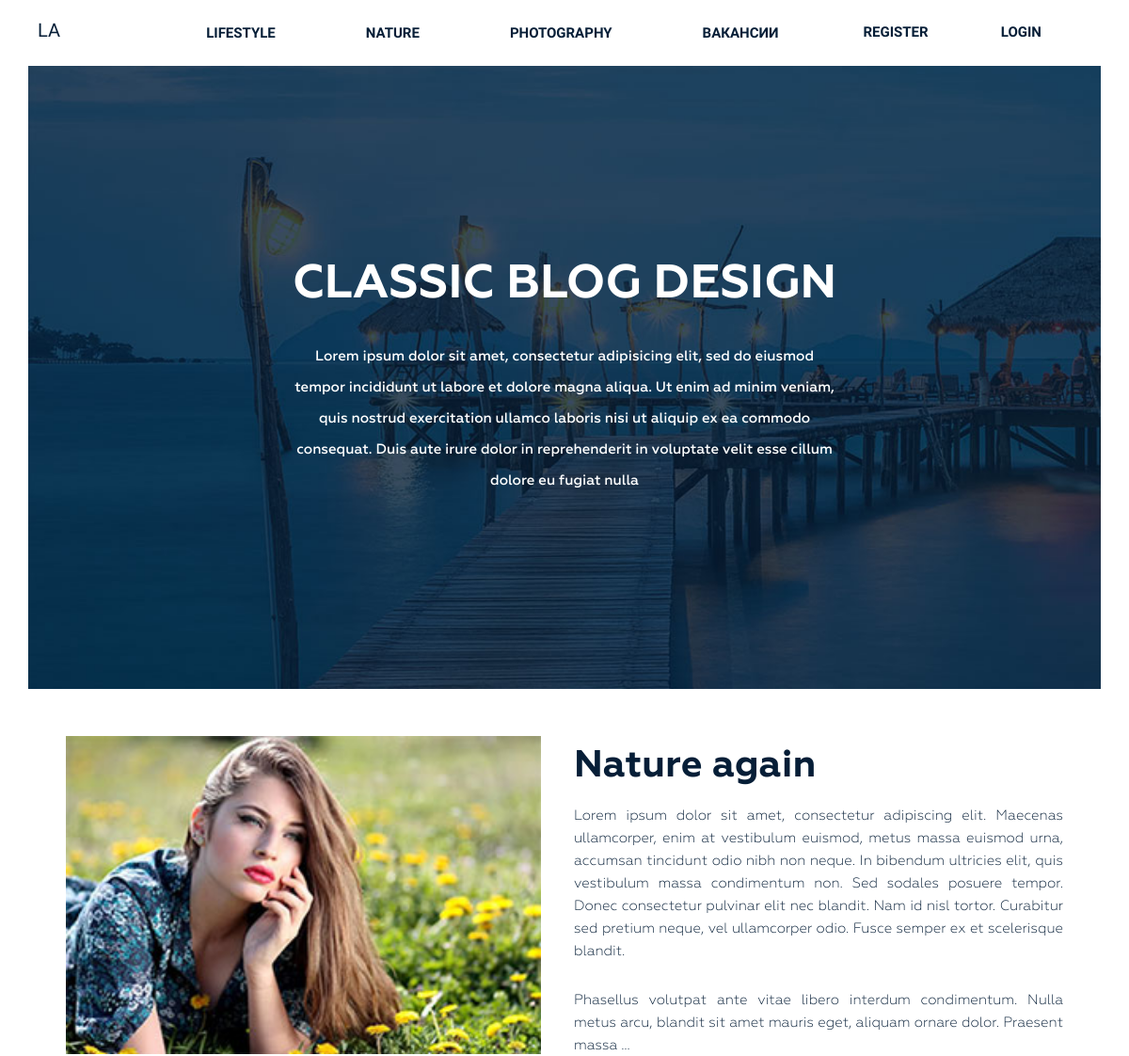
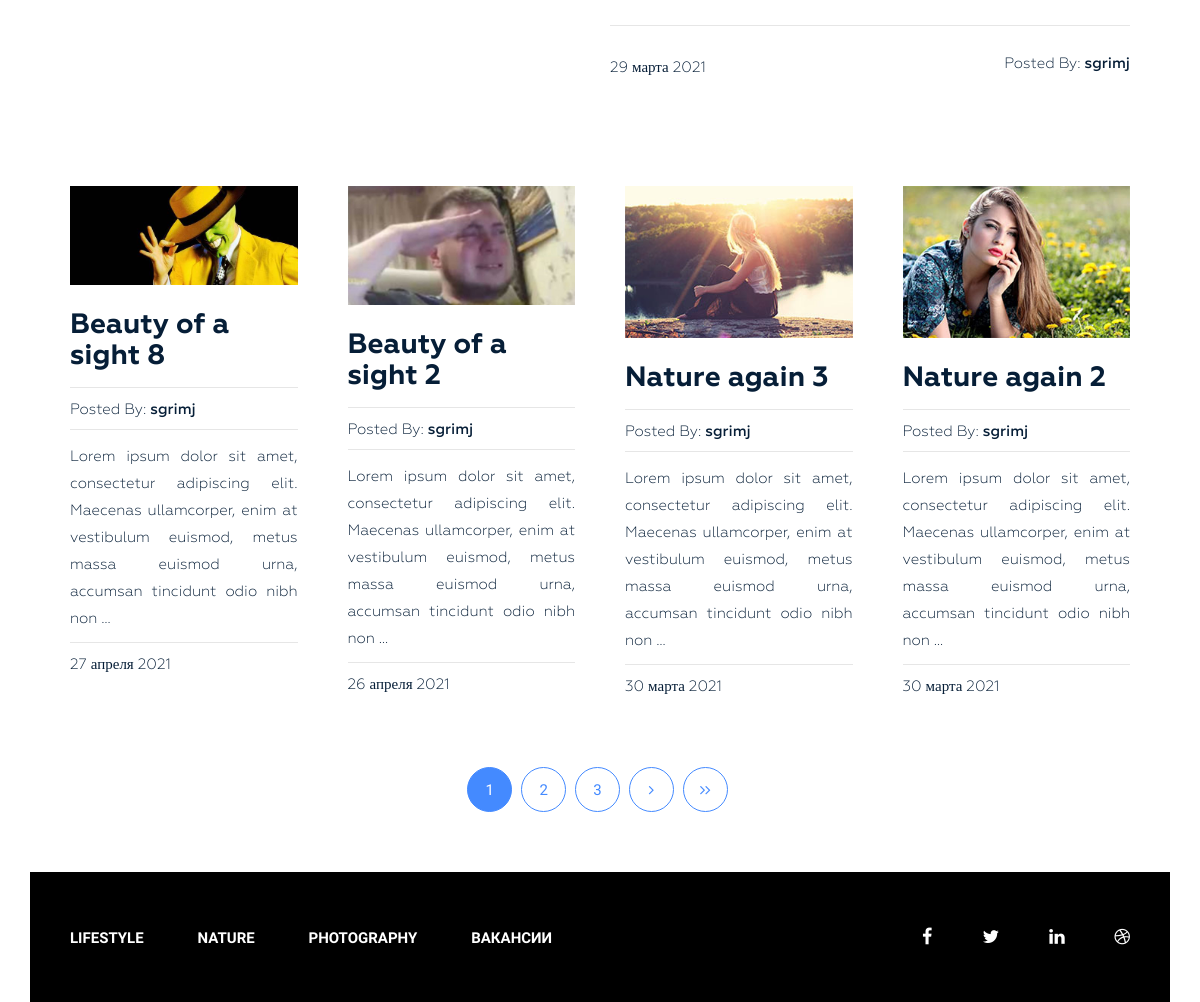
The page / on the database its author committed (2 pictures, top to bottom).
### blog/models.py (models this page shows, shortened)
class Category(models.Model):
    title = models.CharField(max_length=255, verbose_name="Category", )
    slug = models.SlugField(max_length=255, verbose_name="Url", unique=True)
    def get_absolute_url(self):  # для ссылок
        return reverse_lazy("category", kwargs={"slug": self.slug, })
    class Meta:
        verbose_name = "Category"
        verbose_name_plural = "Categories"
        ordering = ["title"]

class Post(models.Model):
    title = models.CharField(max_length=255, verbose_name="Title", )
    slug = models.SlugField(max_length=255, verbose_name="Url", unique=True)
    author = models.ForeignKey(User, verbose_name="Author", on_delete=models.PROTECT, null=True, blank=True)
    content = models.TextField(verbose_name="Content", blank=True, )
    created_at = models.DateTimeField(auto_now_add=True, verbose_name="Creation date", )
    photo = models.ImageField(upload_to="photos/%Y/%m/%d/", blank=True, verbose_name="Photo", )
    views = models.IntegerField(default=0, verbose_name="Views", )
    category = models.ForeignKey(Category, on_delete=models.PROTECT, related_name="posts", verbose_name="Category", )
    tags = models.ManyToManyField(Tag, blank=True, related_name="posts", verbose_name="Tag", )
    is_main = models.BooleanField(default=False, verbose_name="On main?")
    def get_absolute_url(self):  # для ссылок
        return reverse_lazy("post", kwargs={"slug": self.slug, })
    class Meta:
        verbose_name = "Post"
        verbose_name_plural = "Posts"
        ordering = ["-created_at"]

### blog/views.py (the view)
# urls.py: path('', Home.as_view(), name="home"),
class Home(ListView):
    model = Post
    template_name = "blog/index.html"
    context_object_name = "posts"
    paginate_by = 4
    def get_context_data(self, *, object_list=None, **kwargs):
        context = super(Home, self).get_context_data(**kwargs)
        context["title"] = "Blog Design"
        context["main"] = Post.objects.get(is_main=True)
        return context

### blog/templatetags/menu.py (called while the page is built)
@register.inclusion_tag("blog/menu_tpl.html")
def show_menu(menu_class='menu', ul_class=""):
    categories = Category.objects.all()            # обращаемся в кэш, если там нет ничего то заполняем на 500сек
    return {"categories": categories, "menu_class": menu_class, "ul_class": ul_class }

### blog/templates/blog/index.html (shortened to what this page needs)
{% extends "base.html" %}
{% load static %}
{% block content %}
<section class="bg-text-area">
    <div class="container">
        <div class="row">
            <div class="col-md-12">
                <div class="bg-text">
                    <h3>Classic BLOG Design</h3>
                    <p>Lorem ipsum dolor sit amet, consectetur adipisicing elit, sed do eiusmod tempor incididunt ut
                        labore et dolore magna aliqua. Ut enim ad minim veniam, quis nostrud exercitation ullamco
                        laboris nisi ut aliquip ex ea commodo consequat. Duis aute irure dolor in reprehenderit in
                        voluptate velit esse cillum dolore eu fugiat nulla </p>
                </div>
            </div>
        </div>
    </div>
</section>
<section class="blog-post-area">
    <div class="container">
        <div class="row">
            <div class="blog-post-area-style">
                <div class="col-md-12">
                    <div class="single-post-big">
                        <div class="big-image">
                            {% if main.photo %}
                        <img src="{{ main.photo.url }}" alt="{{main.title}}">
                        {% else %}
                        <img src="https://picsum.photos/id/443/300/201?grayscale" alt="{{main.title}}">
                        {% endif %}
                        </div>
                        <div class="big-text">
                            <h3><a href="{{ main.get_absolute_url }}">{{main.title}}</a></h3>
                            {{main.content | truncatewords_html:80 | safe}}
                            <h4><span class="date">{{ main.created_at | date:"j E Y" }}</span><span class="author">Posted By: <span
                                    class="author-name">{{main.author}}</span></span>
                            </h4>
                        </div>
                    </div>
                </div>
                {% for p in posts %}
                <div class="col-md-3">
                    <div class="single-post">
                        {% if p.photo %}
                        <img src="{{ p.photo.url }}" alt="{{p.title}}">
                        {% else %}
                        <img src="https://picsum.photos/id/443/300/201?grayscale" alt="{{p.title}}">
                        {% endif %}
                        <h3><a href="{{ p.get_absolute_url }}">{{p.title}}</a></h3>
                        <h4><span>Posted By: <span class="author-name">{{p.author}}</span></span>
                        </h4>
                        {{p.content | truncatewords_html:23 | safe }}
                        <h4><span>{{ p.created_at | date:"j E Y" }}</span></h4>
                    </div>
                </div>
                {% endfor %}
            </div>
        </div>
    </div>
    {%include "inc/_pagination.html"%}
</section>
{% endblock %}

### templates/base.html (shortened to what this page needs)
{% load static %}
{% load cache %}
<!DOCTYPE html>
<html lang="en">
<head>
    <link rel="stylesheet" href="{% static 'css/bootstrap.css' %}">
    <link rel="stylesheet" href="{% static 'css/font-awesome.min.css' %}">
    <link rel="stylesheet" href="{% static 'css/owl.carousel.min.css' %}">
    <link rel="stylesheet" href="{% static 'css/owl.theme.default.min.css' %}">
    <link rel="stylesheet" href="{% static 'style.css' %}">
    <link rel="stylesheet" href="{% static 'responsive.css' %}">
</head>
<body>
<div class="wrapper">
    {%include "inc/_header.html"%}
    {% block content %} {% endblock %}
    {% cache 60 footer %}
    {%include "inc/_footer.html"%}
    {% endcache %}
</div>
</body>
</html>

### templates/inc/_header.html
{% load menu %}
<header class="header">
    <div class="container">
        <div class="row d-flex">
            <div class="col-md-1 header-order-1">
                <div class="logo">
                    <h2><a href="{% url 'home' %}" style="font-family:'Rye';font-weight: 400;">LA</a></h2>
                </div>
            </div>
            <div class="col-md-8 header-order-2">
                {% show_menu "menu" "d-flex" %}
            </div>
            <div class="col-md-3 header-order-3">
                <div class="logo">
                    <div class="row d-flex">
                        {%if request.user.is_authenticated %}
                        <div>
                            <h2>
                                <a href="{% url 'profile' user.profile.slug %}" class="welcome">{{user.username}}</a>
                            </h2>
                        </div>
                        <div>
                            <h2><a href="{% url 'logout' %}" class="welcome">Logout</a></h2>
                        </div>
                        {%else%}
                        <div class="col-md-6">
                            <h2><a href="{% url 'register' %}" class="register">Register</a></h2>
                        </div>
                        <div class="col-md-6">
                            <h2 ><a href="{% url 'login' %}" class="register">Login</a></h2>
                        </div>
                        {%endif%}
                    </div>
                </div>
            </div>
        </div>
    </div>
</header>

### blog/templates/blog/menu_tpl.html
<div class="{{menu_class}}">
    <ul class="{{ul_class}}">
        {% for i in categories %}
        <li><a href="{{ i.get_absolute_url }}">{{ i.title }}</a></li>
        {% endfor %}
        <li><a href="{% url 'vacancy-home' %}">Вакансии</a></li>
    </ul>
</div>

### templates/inc/_pagination.html (shortened to what this page needs)
{% if page_obj.has_other_pages %}
{% if s %}
<div class="pegination">
    <div class="nav-links">
        {% if page_obj.has_previous %}
        <a class="page-numbers" href="?{{ s }}page={{ page_obj.previous_page_number }}" tabindex="-1"
           aria-disabled="true"><i class="fa fa-angle-left" aria-hidden="true"></i></a>
        {% endif %}
        {% for p in page_obj.paginator.page_range%}
        {% if page_obj.number == p %}
        <a class="page-numbers current" href="?{{ s }}page={{p}}">{{p}}</a>
        {% elif p > page_obj.number|add:-3 and p < page_obj.number|add:3 %}
        <a class="page-numbers" href="?{{ s }}page={{p}}">{{p}}</a>
        {% endif %}
        {% endfor %}
        {% if page_obj.has_next %}
        <a class="page-numbers" href="?{{ s }}page={{ page_obj.next_page_number }}" tabindex="-1"
           aria-disabled="true"><i class="fa fa-angle-right" aria-hidden="true"></i></a>
        <a class="page-numbers" href="?{{ s }}page={{ page_obj.paginator.num_pages }}"><i class="fa fa-angle-right"
                                                                                          aria-hidden="true"></i><i
                class="fa fa-angle-right" aria-hidden="true"></i></a>
        {% endif %}
    </div>
</div>
{%else%}
<div class="pegination">
    <div class="nav-links">
        {% for p in page_obj.paginator.page_range%}
        {% if page_obj.number == p %}
        <a class="page-numbers current" href="?page={{p}}">{{p}}</a>
        {% elif p > page_obj.number|add:-3 and p < page_obj.number|add:3 %}
        <a class="page-numbers" href="?page={{p}}">{{p}}</a>
        {% endif %}
        {% endfor %}
        {% if page_obj.has_next %}
        <a class="page-numbers" href="?page={{ page_obj.next_page_number }}" tabindex="-1"
           aria-disabled="true"><i class="fa fa-angle-right" aria-hidden="true"></i></a>
        <a class="page-numbers" href="?page={{ page_obj.paginator.num_pages }}"><i class="fa fa-angle-right"
                                                                                   aria-hidden="true"></i><i
                class="fa fa-angle-right" aria-hidden="true"></i></a>
        {% endif %}
    </div>
</div>
{%endif%}
{% else %}
<div class="col-md-12" style="height:25px;clear:both;"></div>
{% endif %}

### templates/inc/_footer.html
{% load menu %}
<footer class="footer">
    <div class="container">
        <div class="row">
            <div class="col-md-12">
                <div class="footer-bg">
                    <div class="row">
                        <div class="col-md-9">
                            {% show_menu "footer-menu" "" %}
                        </div>
                        <div class="col-md-3">
                            <div class="footer-icon">
                                <p><a href="#"><i class="fa fa-facebook" aria-hidden="true"></i></a><a href="#"><i
                                        class="fa fa-twitter" aria-hidden="true"></i></a><a href="https://www.instagram.com/oksi_lashes/"><i
                                        class="fa fa-linkedin" aria-hidden="true"></i></a><a href="/"><i
                                        class="fa fa-dribbble" aria-hidden="true"></i></a></p>
                            </div>
                        </div>
                    </div>
                </div>
            </div>
        </div>
    </div>
</footer>

### siteblog/static/responsive.css (style rules this page uses)
@media (min-width: 1200px) and (max-width: 1439px) { .d-flex { flex-wrap:nowrap; } }

### rows shown on the page
Category: title "LIFESTYLE"
Category: title "NATURE"
Category: title "PHOTOGRAPHY"
Post: photo (picture), title "Nature again", content "Lorem ipsum dolor sit amet, consectetur adipiscing elit. Maecenas ullamcorper, enim at vestibulum euismod, metus massa euismod urna, accumsan tincidunt odio nibh non neque. In bibendum ultricies elit, quis vestibulum massa condimentum non. Sed sodales posuere tempor. Donec consectetur pulvinar elit nec blandit. Nam id nisl tortor. Curabitur sed pretium neque, vel ullamcorper odio. Fusce semper ex et scelerisque blandit. Phasellus volutpat ante vitae libero interdum condimentum. Nulla metus arcu, blandit sit amet mauris eget, aliquam ornare dolor. Praesent massa …", created_at "29 марта 2021", author "sgrimj"
Post: photo (picture), title "Beauty of a sight 8", author "sgrimj", content "Lorem ipsum dolor sit amet, consectetur adipiscing elit. Maecenas ullamcorper, enim at vestibulum euismod, metus massa euismod urna, accumsan tincidunt odio nibh non …", created_at "27 апреля 2021"
Post: photo (picture), title "Beauty of a sight 2", author "sgrimj", content "Lorem ipsum dolor sit amet, consectetur adipiscing elit. Maecenas ullamcorper, enim at vestibulum euismod, metus massa euismod urna, accumsan tincidunt odio nibh non …", created_at "26 апреля 2021"
Post: photo (picture), title "Nature again 3", author "sgrimj", content "Lorem ipsum dolor sit amet, consectetur adipiscing elit. Maecenas ullamcorper, enim at vestibulum euismod, metus massa euismod urna, accumsan tincidunt odio nibh non …", created_at "30 марта 2021"
Post: photo (picture), title "Nature again 2", author "sgrimj", content "Lorem ipsum dolor sit amet, consectetur adipiscing elit. Maecenas ullamcorper, enim at vestibulum euismod, metus massa euismod urna, accumsan tincidunt odio nibh non …", created_at "30 марта 2021"

### other values the page prints
{{ p }} "1"
{{ p }} "2" "3"
